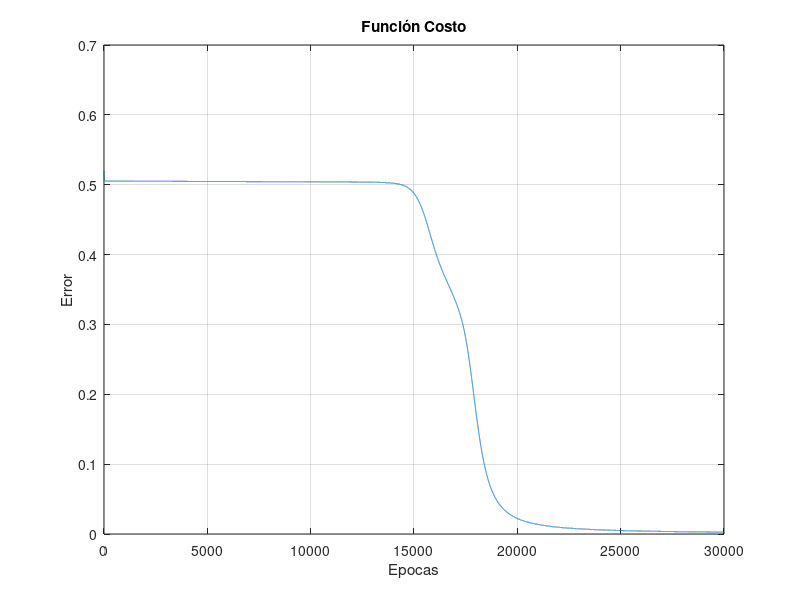

Write MATLAB code to recreate this figure.
close all; clear, clc

eta = 0.1;
epochs = 30000;

X = [1 0 0; 1 0 1; 1 1 0; 1 1 1];
Y = [1; 0; 0; 1];

w1 = [0.3 -0.1 0.2; 0.1 0.2 0];
w2 = [-0.3 0.1 -0.2];

sig = @(x) 1 ./ (1 + exp(-x));
dsig = @(x) exp(-x) ./ (1 + exp(-x)).^2;

error = zeros(epochs, 1);

for epoch = 1 : epochs
    e = 0;
    for i = 1 : length(X)
        x = X(i,:)';
        y = Y(i);
        
        % Propagacion hacia adelante
        z1 = w1 * x;
        h = [1; sig(z1)];
        z2 = w2 * h;
        o = sig(z2);
    
        % Calculo del error
        e = e + 0.5 * (y - o).^2;

        % Retropropagacion
        delta_o = (o - y) * dsig(z2);
        delta_h = dsig(z1) .* (w2(2:end)' * delta_o);

        % Actualización de los pesos
        w2 = w2 - eta * delta_o * h';
        w1 = w1 - eta * delta_h * x';
    end

    error(epoch) = e;
end

disp('Pesos capa oculta:')
disp(w1)
disp('Pesos capa salida:')
disp(w2)

disp('Resultados:')
for i = 1 : length(X)
    x = X(i,:)';
    y = Y(i);

    z1 = w1 * x;
    h = [1; sig(z1)];
    z2 = w2 * h;
    o = sig(z2);

    fprintf('Entrada: [%d %d], Salida: %.1f\n', X(i,1), X(i,2), o)
end

plot(1:epochs, error)
title('Función Costo'), xlabel('Epocas'), ylabel('Error'), grid on